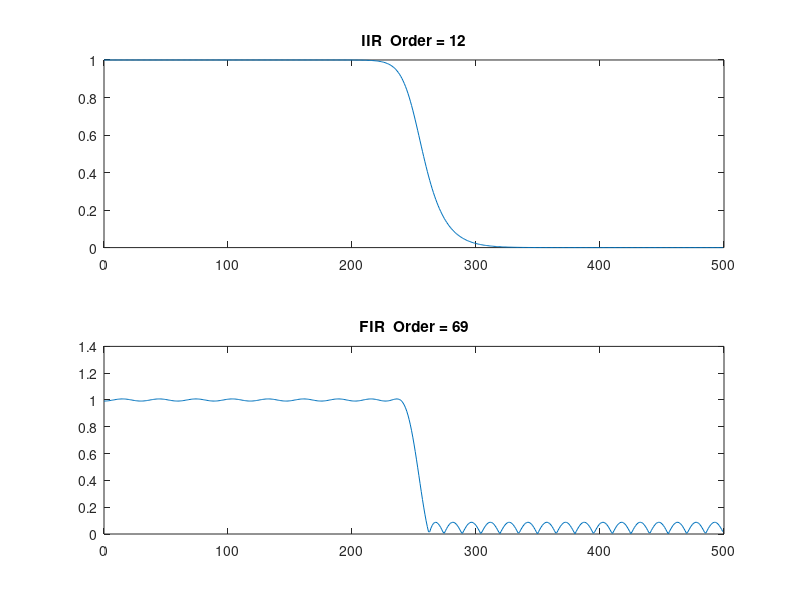

Recreate this plot in MATLAB.
%% 7
fs = 1000; N = 512; n = 12; wn = .5;
[b,a] = butter(12,wn);
[h,w] = freqz(b,a,N,fs);
subplot(2,1,1); plot(w,abs(h));title(['IIR  Order = ',num2str(n)]);
fc = 250;% get from the butterworth filter
ff = [fc-10 fc+10];
aa = [1     0   ];
dev = [.01 .11];
[n,f0,a0,w] = firpmord(ff,aa,dev,fs);
bb = firpm(n,f0,a0,w);
[h,w] = freqz(bb,1,N,fs);
subplot(2,1,2); plot(w,abs(h));title(['FIR  Order = ',num2str(n)]);